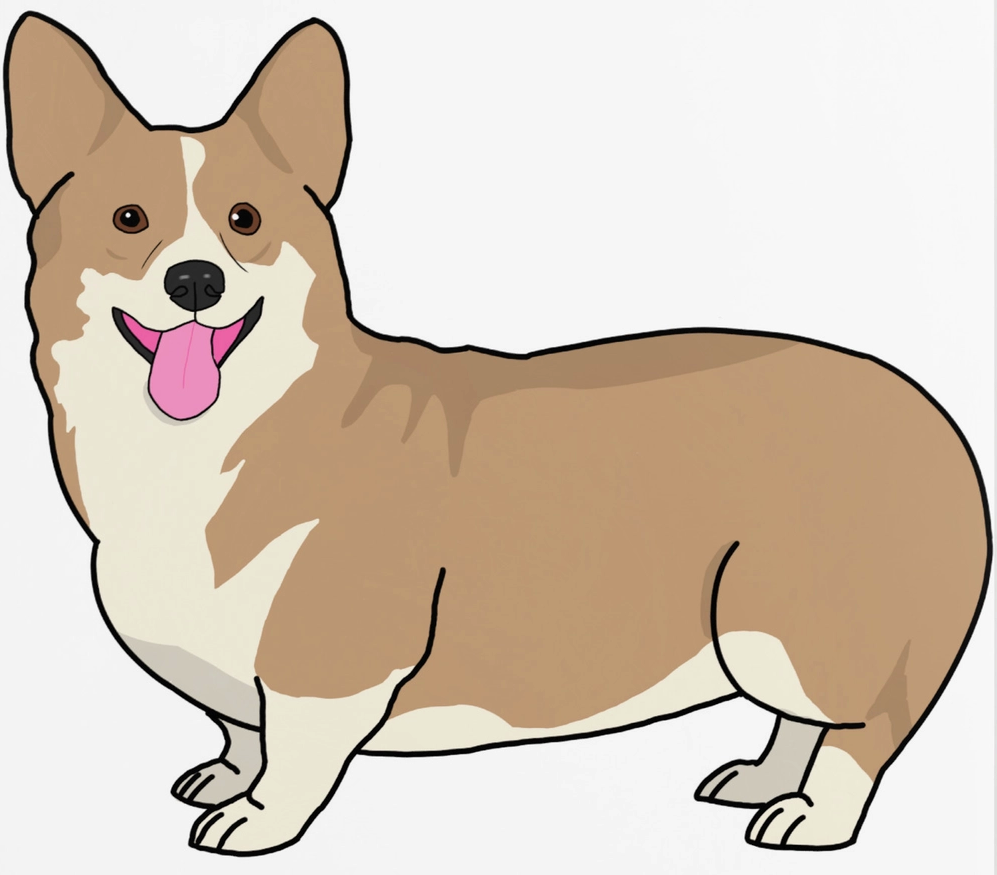
#> input picture lesson_10/corgi_poster.png, 997 x 875 px, found by its file name
$ python ex.2.py
#> lines starting #> are read from the running program, lines starting #| are printed output that depends on the picture
import PIL
from PIL import Image
img = Image.open("corgi_poster.png")
#> img is the input picture: PIL image 997x875 RGB; mean R, G, B 213.2, 199.1, 184.2
img = img.convert("HSV")
#> img: PIL image 997x875 HSV; mean H, S, V 15.4, 41.5, 213.2
img.show()

from PIL import Image, ImageFilter
img = Image.open("corgi.jpg")
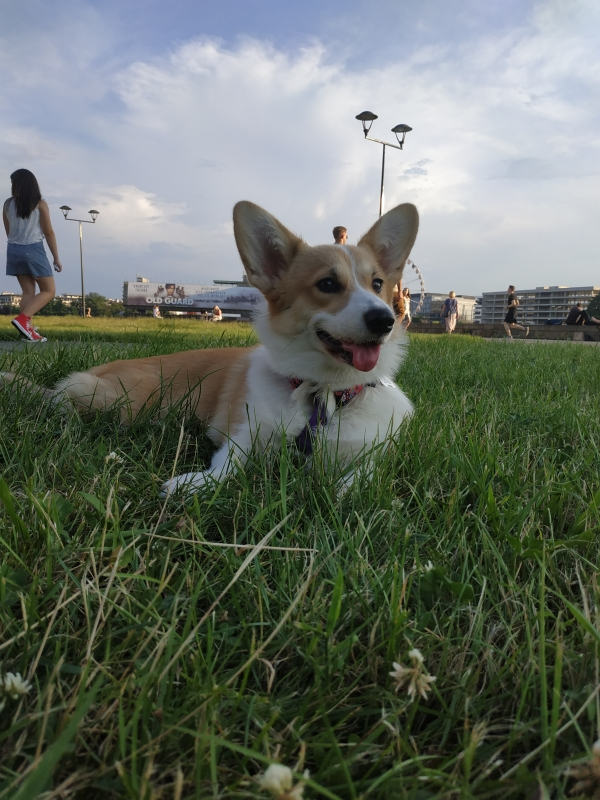
#> input picture lesson_10/corgi.jpg, 600 x 800 px, found by its file name
#> img is the input picture: PIL image 600x800 RGB; mean R, G, B 100.9, 108.8, 98.7
img = img.filter(ImageFilter.BLUR)
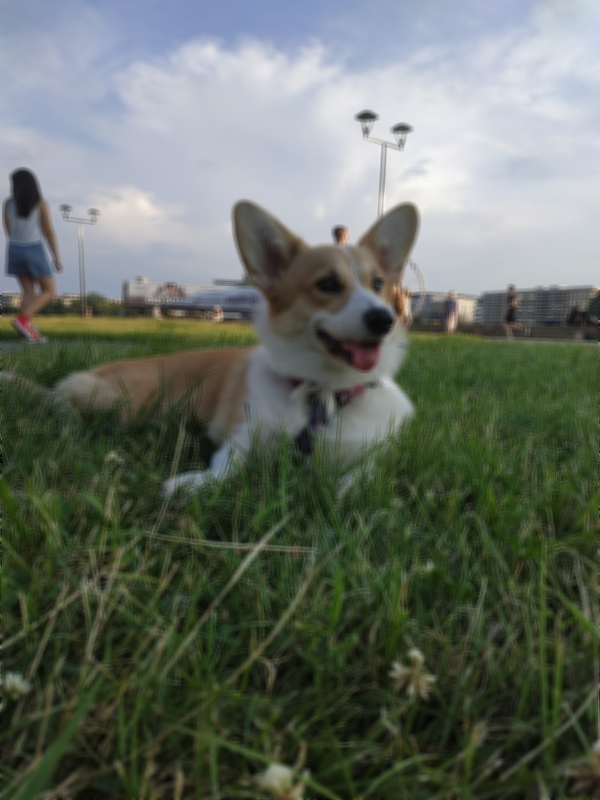
#> img: PIL image 600x800 RGB; mean R, G, B 100.9, 108.8, 98.8
img.show()
